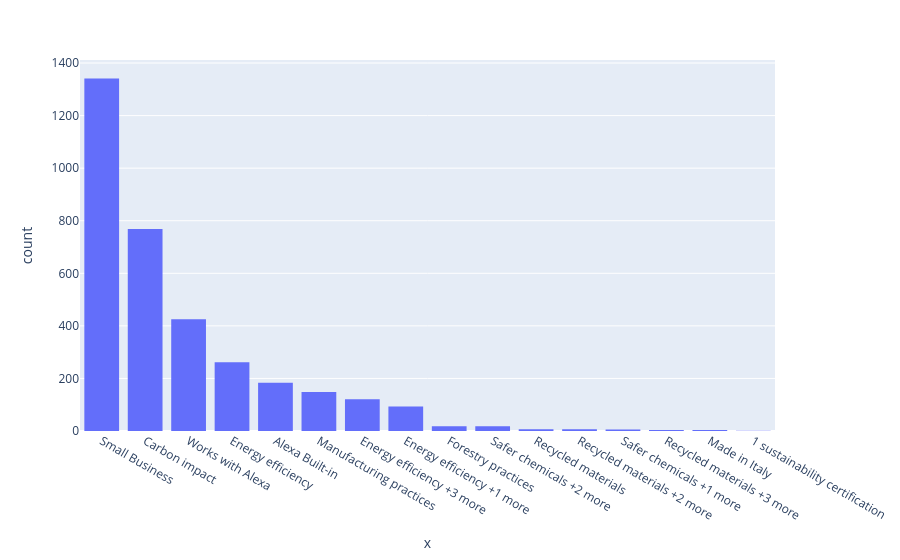

Notebook code cell kept with this figure:
### Code cell
px.histogram(data_frame=df , x = df['sustainability_badges']).update_xaxes(categoryorder="total descending")

### Figure 1 — Plotly figure (JSON) as saved in the notebook; plotly's stock layout.template omitted (floating-point values rounded to 4 significant figures; data arrays with more than 128 entries replaced by an {"elided": "..."} marker saying what was removed)
{"data": [{"bingroup": "x", "hovertemplate": "x=%{x}<br>count=%{y}<extra></extra>", "legendgroup": "", "marker": {"color": "#636efa", "pattern": {"shape": ""}}, "name": "", "orientation": "v", "showlegend": false, "type": "histogram", "x": {"elided": "41651 str values"}, "xaxis": "x", "yaxis": "y"}], "layout": {"barmode": "relative", "legend": {"tracegroupgap": 0}, "margin": {"t": 60}, "xaxis": {"anchor": "y", "categoryorder": "total descending", "domain": [0, 1], "title": {"text": "x"}}, "yaxis": {"anchor": "x", "domain": [0, 1], "title": {"text": "count"}}}}
